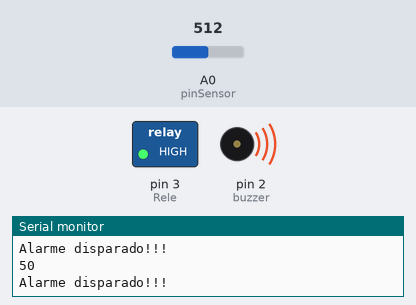
Bench run of a sketch on a simulated Arduino Uno, built with avr-gcc and run on an emulated ATmega328P. Parts: switched loads named in the sketch (green lamp = pin HIGH), buzzer (waves = sounding, pin HIGH), the last lines printed to the serial monitor. The inputs (shaded band) are chosen by the test bench; at power-on: A0 (pinSensor) = 512.

Above: at 4.8 s.
4.9 s: A0 (pinSensor) set to 323
9.9 s: A0 (pinSensor) set to 293
At 12.6 s:
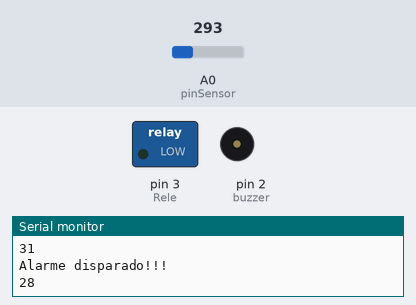
14.9 s: A0 (pinSensor) set to 511
At 16.9 s:
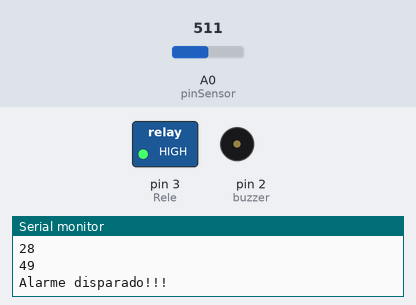
24.2 s: A0 (pinSensor) set to 306
At 27.7 s:
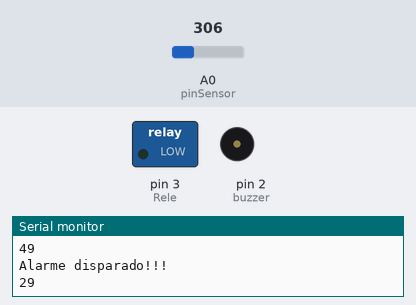
Timing chart, 0 to 29.2 s (numbered marks = the images above; inputs shaded):
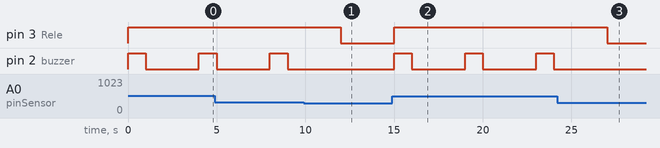

The sketch:

CODIGO_2.ino
```cpp
int pinSensor = A0; //Pino Sensor

int Rele = 3; //Pino Relé

int buzzer = 2; //Pino Buzzer

int var = 0;

int ValDesarm = 30; //Variável para selecionar a quantidade de Gás/Fumaça detectada

int valor = 0;

void setup()

{

Serial.begin(9600); //Inicia porta Serial em 9600 baud

pinMode(Rele, OUTPUT);

pinMode(buzzer, OUTPUT);

Serial.println("www.usinainfo.com.br");

}

void loop()

{

valor = analogRead(pinSensor); //Faz a leitura da entrada do sensor

valor = map(valor, 0, 1023, 0, 100); //Faz a conversão da variável para porcentagem

Serial.println(valor); //Escreve o valor na porta Serial

if (valor>=ValDesarm){ //Condição, se valor continuar maior que ValDesarm faça:

digitalWrite(Rele, HIGH); //Liga relé para solenóide

digitalWrite(buzzer, HIGH); //Dispara alarme de vazamento ou possível incêndio

Serial.println("Alarme disparado!!!"); //Apresenta mensagem na porta serial

delay(1000); //Tempo de disparo do alarme

digitalWrite(buzzer, LOW); //Desliga o alarme

delay(2000); //Aguarda

}else{

digitalWrite(Rele, LOW); //Caso contrário permaneça com o relé desligado

}

delay(1000);

}
```

Measured:
- the behaviour switches between 307 and 306 on A0 (pinSensor) (found by bisection; images 0 and 1)
- after the input at 9.9 s, pin 3 (Rele): HIGH → LOW after 2.1 s; pin 2 (buzzer): stays LOW (without the input it goes to HIGH after 2.1 s)
- after the input at 14.9 s, pin 3 (Rele): LOW → HIGH after 0.10 s; pin 2 (buzzer): alternates HIGH for 1.0 s and LOW for 3.0 s, starting after 0.10 s
- after the input at 24.2 s, pin 3 (Rele): HIGH → LOW after 2.8 s; pin 2 (buzzer): stays LOW (without the input it goes to HIGH after 2.8 s)
